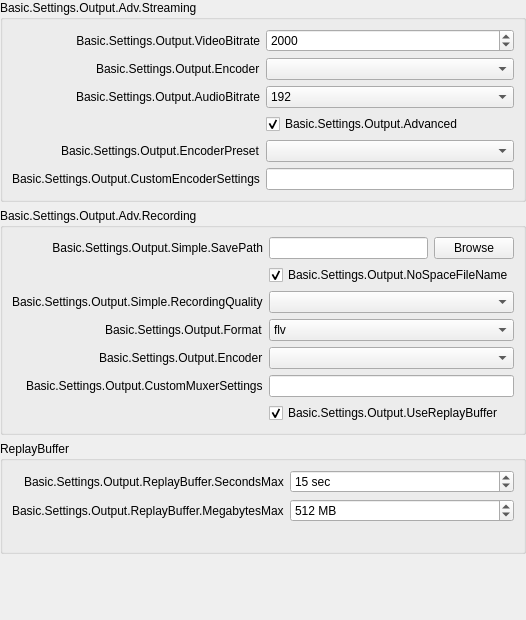
               <widget class="QWidget" name="easyOutputsPage">
                <layout class="QVBoxLayout" name="verticalLayout_3">
                 <property name="leftMargin">
                  <number>0</number>
                 </property>
                 <property name="topMargin">
                  <number>0</number>
                 </property>
                 <property name="rightMargin">
                  <number>0</number>
                 </property>
                 <property name="bottomMargin">
                  <number>0</number>
                 </property>
                 <item>
                  <widget class="QGroupBox" name="simpleStreamingGroupBox">
                   <property name="sizePolicy">
                    <sizepolicy hsizetype="Preferred" vsizetype="Maximum">
                     <horstretch>0</horstretch>
                     <verstretch>0</verstretch>
                    </sizepolicy>
                   </property>
                   <property name="title">
                    <string>Basic.Settings.Output.Adv.Streaming</string>
                   </property>
                   <layout class="QFormLayout" name="simpleStreamingLayout">
                    <property name="fieldGrowthPolicy">
                     <enum>QFormLayout::AllNonFixedFieldsGrow</enum>
                    </property>
                    <property name="labelAlignment">
                     <set>Qt::AlignRight|Qt::AlignTrailing|Qt::AlignVCenter</set>
                    </property>
                    <item row="0" column="0">
                     <widget class="QLabel" name="label_19">
                      <property name="minimumSize">
                       <size>
                        <width>170</width>
                        <height>0</height>
                       </size>
                      </property>
                      <property name="text">
                       <string>Basic.Settings.Output.VideoBitrate</string>
                      </property>
                      <property name="alignment">
                       <set>Qt::AlignRight|Qt::AlignTrailing|Qt::AlignVCenter</set>
                      </property>
                      <property name="buddy">
                       <cstring>simpleOutputVBitrate</cstring>
                      </property>
                     </widget>
                    </item>
                    <item row="0" column="1">
                     <widget class="QSpinBox" name="simpleOutputVBitrate">
                      <property name="minimum">
                       <number>200</number>
                      </property>
                      <property name="maximum">
                       <number>1000000</number>
                      </property>
                      <property name="value">
                       <number>2000</number>
                      </property>
                     </widget>
                    </item>
                    <item row="1" column="0">
                     <widget class="QLabel" name="simpleOutStrEncoderLabel">
                      <property name="text">
                       <string>Basic.Settings.Output.Encoder</string>
                      </property>
                      <property name="buddy">
                       <cstring>simpleOutRecEncoder</cstring>
                      </property>
                     </widget>
                    </item>
                    <item row="1" column="1">
                     <widget class="QComboBox" name="simpleOutStrEncoder"/>
                    </item>
                    <item row="2" column="0">
                     <widget class="QLabel" name="label_20">
                      <property name="text">
                       <string>Basic.Settings.Output.AudioBitrate</string>
                      </property>
                      <property name="buddy">
                       <cstring>simpleOutputABitrate</cstring>
                      </property>
                     </widget>
                    </item>
                    <item row="2" column="1">
                     <widget class="QComboBox" name="simpleOutputABitrate">
                      <property name="currentIndex">
                       <number>8</number>
                      </property>
                      <item>
                       <property name="text">
                        <string>32</string>
                       </property>
                      </item>
                      <item>
                       <property name="text">
                        <string>48</string>
                       </property>
                      </item>
                      <item>
                       <property name="text">
                        <string>64</string>
                       </property>
                      </item>
                      <item>
                       <property name="text">
                        <string>80</string>
                       </property>
                      </item>
                      <item>
                       <property name="text">
                        <string>96</string>
                       </property>
                      </item>
                      <item>
                       <property name="text">
                        <string>112</string>
                       </property>
                      </item>
                      <item>
                       <property name="text">
                        <string>128</string>
                       </property>
                      </item>
                      <item>
                       <property name="text">
                        <string>160</string>
                       </property>
                      </item>
                      <item>
                       <property name="text">
                        <string>192</string>
                       </property>
                      </item>
                      <item>
                       <property name="text">
                        <string>256</string>
                       </property>
                      </item>
                      <item>
                       <property name="text">
                        <string>320</string>
                       </property>
                      </item>
                     </widget>
                    </item>
                    <item row="3" column="1">
                     <widget class="QCheckBox" name="simpleOutAdvanced">
                      <property name="text">
                       <string>Basic.Settings.Output.Advanced</string>
                      </property>
                      <property name="checked">
                       <bool>true</bool>
                      </property>
                     </widget>
                    </item>
                    <item row="4" column="0">
                     <widget class="QLabel" name="label_24">
                      <property name="enabled">
                       <bool>true</bool>
                      </property>
                      <property name="text">
                       <string>Basic.Settings.Output.EncoderPreset</string>
                      </property>
                      <property name="buddy">
                       <cstring>simpleOutPreset</cstring>
                      </property>
                     </widget>
                    </item>
                    <item row="4" column="1">
                     <widget class="QComboBox" name="simpleOutPreset"/>
                    </item>
                    <item row="5" column="0">
                     <widget class="QLabel" name="label_23">
                      <property name="text">
                       <string>Basic.Settings.Output.CustomEncoderSettings</string>
                      </property>
                      <property name="buddy">
                       <cstring>simpleOutCustom</cstring>
                      </property>
                     </widget>
                    </item>
                    <item row="5" column="1">
                     <widget class="QLineEdit" name="simpleOutCustom"/>
                    </item>
                   </layout>
                  </widget>
                 </item>
                 <item>
                  <widget class="QGroupBox" name="simpleRecordingGroupBox">
                   <property name="sizePolicy">
                    <sizepolicy hsizetype="Preferred" vsizetype="Maximum">
                     <horstretch>0</horstretch>
                     <verstretch>0</verstretch>
                    </sizepolicy>
                   </property>
                   <property name="title">
                    <string>Basic.Settings.Output.Adv.Recording</string>
                   </property>
                   <layout class="QFormLayout" name="formLayout_6">
                    <property name="fieldGrowthPolicy">
                     <enum>QFormLayout::AllNonFixedFieldsGrow</enum>
                    </property>
                    <property name="labelAlignment">
                     <set>Qt::AlignRight|Qt::AlignTrailing|Qt::AlignVCenter</set>
                    </property>
                    <item row="0" column="0">
                     <widget class="QLabel" name="label_18">
                      <property name="minimumSize">
                       <size>
                        <width>170</width>
                        <height>0</height>
                       </size>
                      </property>
                      <property name="text">
                       <string>Basic.Settings.Output.Simple.SavePath</string>
                      </property>
                      <property name="alignment">
                       <set>Qt::AlignRight|Qt::AlignTrailing|Qt::AlignVCenter</set>
                      </property>
                      <property name="buddy">
                       <cstring>simpleOutputPath</cstring>
                      </property>
                     </widget>
                    </item>
                    <item row="0" column="1">
                     <layout class="QHBoxLayout" name="horizontalLayout_5">
                      <item>
                       <widget class="QLineEdit" name="simpleOutputPath">
                        <property name="enabled">
                         <bool>true</bool>
                        </property>
                       </widget>
                      </item>
                      <item>
                       <widget class="QPushButton" name="simpleOutputBrowse">
                        <property name="enabled">
                         <bool>true</bool>
                        </property>
                        <property name="text">
                         <string>Browse</string>
                        </property>
                       </widget>
                      </item>
                     </layout>
                    </item>
                    <item row="1" column="1">
                     <widget class="QCheckBox" name="simpleNoSpace">
                      <property name="text">
                       <string>Basic.Settings.Output.NoSpaceFileName</string>
                      </property>
                      <property name="checked">
                       <bool>true</bool>
                      </property>
                     </widget>
                    </item>
                    <item row="2" column="0">
                     <widget class="QLabel" name="label_26">
                      <property name="text">
                       <string>Basic.Settings.Output.Simple.RecordingQuality</string>
                      </property>
                      <property name="buddy">
                       <cstring>simpleOutRecQuality</cstring>
                      </property>
                     </widget>
                    </item>
                    <item row="2" column="1">
                     <widget class="QComboBox" name="simpleOutRecQuality"/>
                    </item>
                    <item row="3" column="0">
                     <widget class="QLabel" name="simpleOutRecFormatLabel">
                      <property name="text">
                       <string>Basic.Settings.Output.Format</string>
                      </property>
                      <property name="buddy">
                       <cstring>simpleOutRecFormat</cstring>
                      </property>
                     </widget>
                    </item>
                    <item row="3" column="1">
                     <widget class="QComboBox" name="simpleOutRecFormat">
                      <item>
                       <property name="text">
                        <string notr="true">flv</string>
                       </property>
                      </item>
                      <item>
                       <property name="text">
                        <string notr="true">mp4</string>
                       </property>
                      </item>
                      <item>
                       <property name="text">
                        <string notr="true">mov</string>
                       </property>
                      </item>
                      <item>
                       <property name="text">
                        <string notr="true">mkv</string>
                       </property>
                      </item>
                      <item>
                       <property name="text">
                        <string notr="true">ts</string>
                       </property>
                      </item>
                     </widget>
                    </item>
                    <item row="4" column="0">
                     <widget class="QLabel" name="simpleOutRecEncoderLabel">
                      <property name="text">
                       <string>Basic.Settings.Output.Encoder</string>
                      </property>
                      <property name="buddy">
                       <cstring>simpleOutRecEncoder</cstring>
                      </property>
                     </widget>
                    </item>
                    <item row="4" column="1">
                     <widget class="QComboBox" name="simpleOutRecEncoder"/>
                    </item>
                    <item row="5" column="0">
                     <widget class="QLabel" name="label_420">
                      <property name="text">
                       <string>Basic.Settings.Output.CustomMuxerSettings</string>
                      </property>
                      <property name="buddy">
                       <cstring>simpleOutMuxCustom</cstring>
                      </property>
                     </widget>
                    </item>
                    <item row="5" column="1">
                     <widget class="QLineEdit" name="simpleOutMuxCustom"/>
                    </item>
                    <item row="6" column="1">
                     <widget class="QCheckBox" name="simpleReplayBuf">
                      <property name="text">
                       <string>Basic.Settings.Output.UseReplayBuffer</string>
                      </property>
                      <property name="checked">
                       <bool>true</bool>
                      </property>
                     </widget>
                    </item>
                   </layout>
                  </widget>
                 </item>
                 <item>
                  <widget class="QGroupBox" name="replayBufferGroupBox">
                   <property name="title">
                    <string>ReplayBuffer</string>
                   </property>
                   <layout class="QFormLayout" name="formLayout_24">
                    <property name="fieldGrowthPolicy">
                     <enum>QFormLayout::AllNonFixedFieldsGrow</enum>
                    </property>
                    <property name="labelAlignment">
                     <set>Qt::AlignRight|Qt::AlignTrailing|Qt::AlignVCenter</set>
                    </property>
                    <item row="0" column="0">
                     <widget class="QLabel" name="label_35">
                      <property name="text">
                       <string>Basic.Settings.Output.ReplayBuffer.SecondsMax</string>
                      </property>
                     </widget>
                    </item>
                    <item row="0" column="1">
                     <widget class="QSpinBox" name="simpleRBSecMax">
                      <property name="suffix">
                       <string notr="true"> sec</string>
                      </property>
                      <property name="minimum">
                       <number>5</number>
                      </property>
                      <property name="maximum">
                       <number>21600</number>
                      </property>
                      <property name="value">
                       <number>15</number>
                      </property>
                     </widget>
                    </item>
                    <item row="1" column="0">
                     <widget class="QLabel" name="simpleRBMegsMaxLabel">
                      <property name="text">
                       <string>Basic.Settings.Output.ReplayBuffer.MegabytesMax</string>
                      </property>
                     </widget>
                    </item>
                    <item row="1" column="1">
                     <widget class="QSpinBox" name="simpleRBMegsMax">
                      <property name="suffix">
                       <string notr="true"> MB</string>
                      </property>
                      <property name="minimum">
                       <number>20</number>
                      </property>
                      <property name="maximum">
                       <number>8192</number>
                      </property>
                      <property name="value">
                       <number>512</number>
                      </property>
                     </widget>
                    </item>
                    <item row="2" column="1">
                     <widget class="QLabel" name="simpleRBEstimate">
                      <property name="text">
                       <string notr="true"/>
                      </property>
                     </widget>
                    </item>
                   </layout>
                  </widget>
                 </item>
                 <item>
                  <layout class="QVBoxLayout" name="simpleOutInfoLayout">
                   <property name="leftMargin">
                    <number>10</number>
                   </property>
                   <property name="topMargin">
                    <number>10</number>
                   </property>
                   <property name="rightMargin">
                    <number>10</number>
                   </property>
                   <property name="bottomMargin">
                    <number>10</number>
                   </property>
                  </layout>
                 </item>
                 <item>
                  <spacer name="verticalSpacer_2">
                   <property name="orientation">
                    <enum>Qt::Vertical</enum>
                   </property>
                   <property name="sizeHint" stdset="0">
                    <size>
                     <width>20</width>
                     <height>40</height>
                    </size>
                   </property>
                  </spacer>
                 </item>
                 <item>
                  <widget class="QFrame" name="simpleOutputContainer">
                   <layout class="QVBoxLayout" name="verticalLayout_4">
                    <property name="leftMargin">
                     <number>0</number>
                    </property>
                    <property name="topMargin">
                     <number>0</number>
                    </property>
                    <property name="rightMargin">
                     <number>0</number>
                    </property>
                    <property name="bottomMargin">
                     <number>0</number>
                    </property>
                   </layout>
                  </widget>
                 </item>
                </layout>
               </widget>
